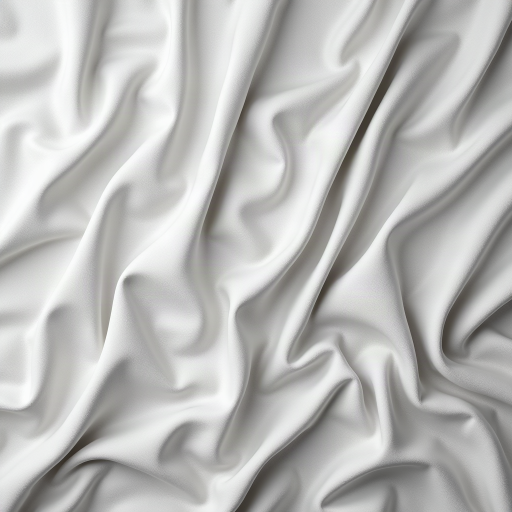
#> input picture Slopesmith/tools/character-models/riders/src/kestrel/canvas_folds.png, 1024 x 1024 px (shown at 1/2 size)
$ python contact_sheet.py out.png ../character-models/riders/src/kestrel/canvas_folds.png
#> lines starting #> are read from the running program, lines starting #| are printed output that depends on the picture
"""Make a labelled contact sheet with every input repeated 2x2."""

from __future__ import annotations

import argparse
import math
from pathlib import Path

from PIL import Image, ImageDraw


def main() -> None:
    parser = argparse.ArgumentParser()
    parser.add_argument("output", type=Path)
    parser.add_argument("files", nargs="+", type=Path)
    parser.add_argument("--columns", type=int, default=4)
    parser.add_argument("--cell", type=int, default=220)
    args = parser.parse_args()
    pad, label = 14, 20
    rows = math.ceil(len(args.files) / args.columns)
    width = args.columns * (args.cell + pad) + pad
    height = rows * (args.cell + pad + label) + pad
    sheet = Image.new("RGB", (width, height), (24, 24, 28))
    draw = ImageDraw.Draw(sheet)
    for index, path in enumerate(args.files):
        image = Image.open(path).convert("RGB")
#> image is the input picture: PIL image 1024x1024 RGB; mean R, G, B 185.6, 185.6, 184.1
        half = args.cell // 2
        sample = image.resize((half, half), Image.Resampling.LANCZOS)
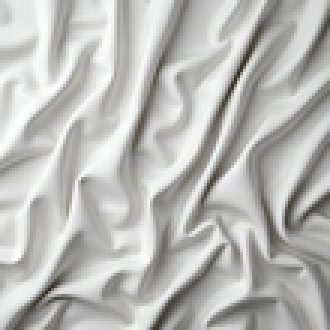
#> sample: PIL image 110x110 RGB (shown 3 times larger); mean R, G, B 185.6, 185.6, 184.1
        repeated = Image.new("RGB", (args.cell, args.cell))
#> repeated: PIL image 220x220 RGB; every value is 0
        for y in range(2):
            for x in range(2):
                repeated.paste(sample, (x * half, y * half))
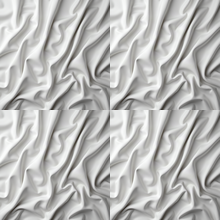
#> repeated: PIL image 220x220 RGB; mean R, G, B 185.6, 185.6, 184.1
        left = pad + (index % args.columns) * (args.cell + pad)
        top = pad + (index // args.columns) * (args.cell + pad + label)
        sheet.paste(repeated, (left, top))
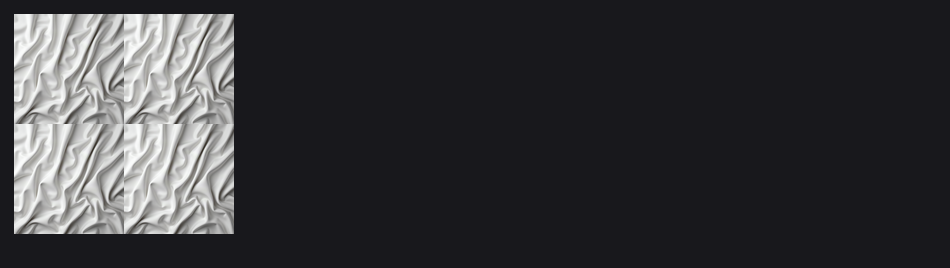
#> sheet: PIL image 950x268 RGB; mean R, G, B 54.7, 54.7, 57.7
        draw.text((left, top + args.cell + 4), path.name, fill=(210, 210, 215))
    args.output.parent.mkdir(parents=True, exist_ok=True)
    sheet.save(args.output, "PNG", optimize=True)
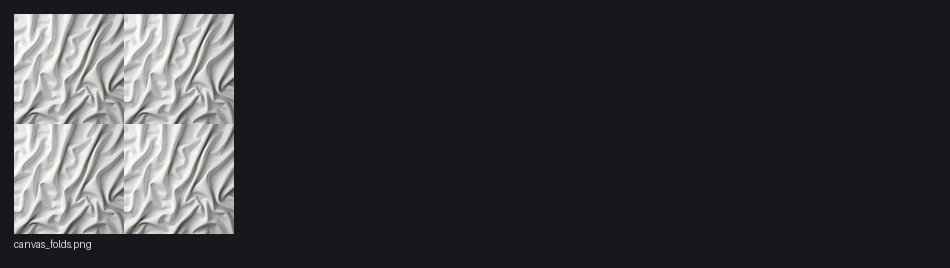
#> saved as out.png: PIL image 950x268 RGB; mean R, G, B 54.9, 54.9, 57.8
    print(f'{args.output}  {width}x{height}  {len(args.files)} tiles')


if __name__ == "__main__":
    main()

$ run again, on Slopesmith/tools/character-models/riders/src/kestrel/knit.png
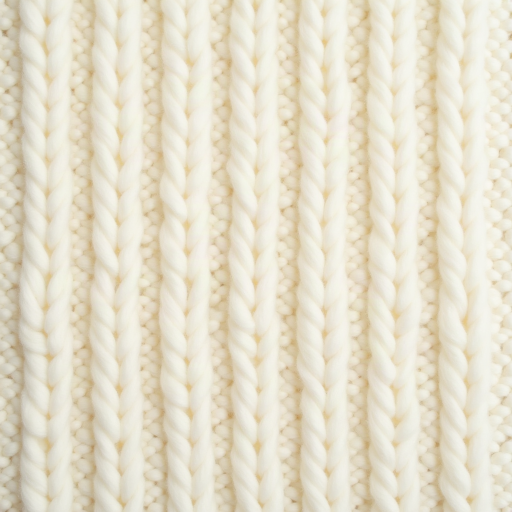
#> input picture Slopesmith/tools/character-models/riders/src/kestrel/knit.png, 1024 x 1024 px (shown at 1/2 size)
#> in main, image is the input picture: PIL image 1024x1024 RGB; mean R, G, B 229.2, 222.4, 203.2
#> after the loop in main, `for y in range(2):`:
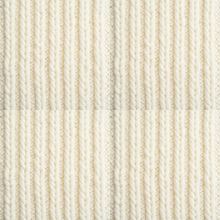
#> repeated: PIL image 220x220 RGB; mean R, G, B 229.2, 222.4, 203.2
#> in main, `sheet.paste(repeated, (left, top))`:
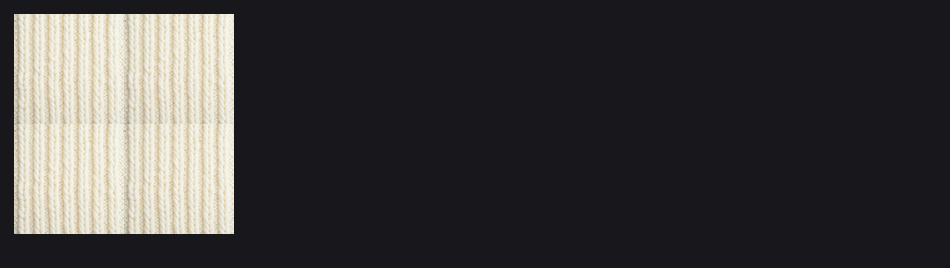
#> sheet: PIL image 950x268 RGB; mean R, G, B 63, 61.7, 61.3

$ run again, on Slopesmith/tools/character-models/riders/src/kestrel/nylon_wrinkles.png
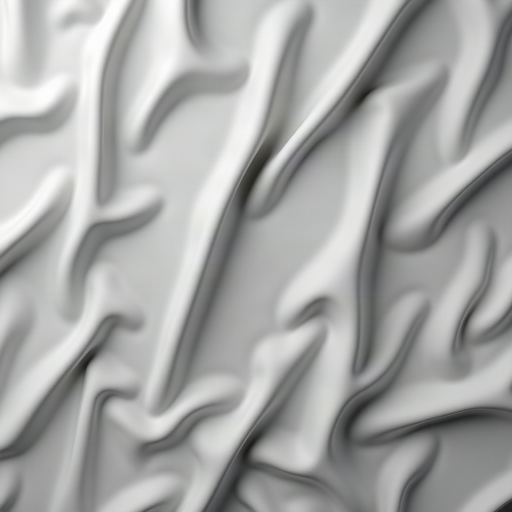
#> input picture Slopesmith/tools/character-models/riders/src/kestrel/nylon_wrinkles.png, 1024 x 1024 px (shown at 1/2 size)
#> in main, image is the input picture: PIL image 1024x1024 RGB; mean R, G, B 166.8, 167.7, 166.8
#> after the loop in main, `for y in range(2):`:
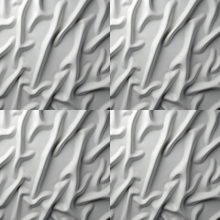
#> repeated: PIL image 220x220 RGB; mean R, G, B 166.8, 167.7, 166.8
#> in main, `sheet.save(args.output, "PNG", optimize=True)`:
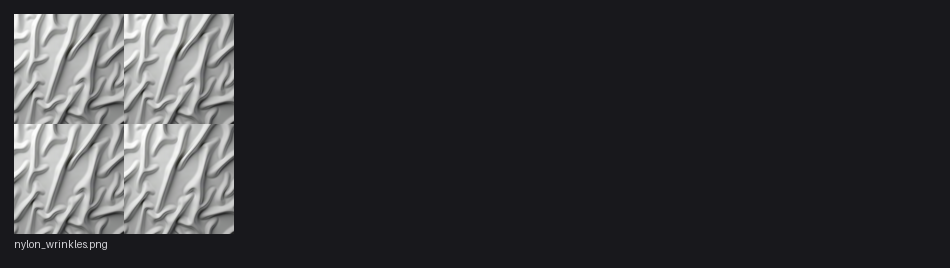
#> saved as out.png: PIL image 950x268 RGB; mean R, G, B 51.3, 51.5, 54.5
